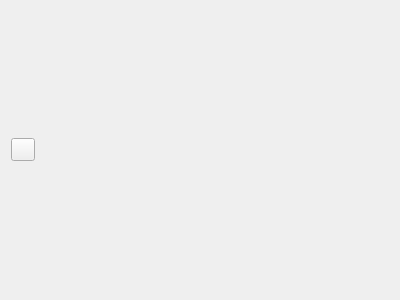
<?xml version="1.0" encoding="UTF-8"?>
<ui version="4.0">
 <class>DictCard</class>
 <widget class="QWidget" name="DictCard">
  <property name="geometry">
   <rect>
    <x>0</x>
    <y>0</y>
    <width>400</width>
    <height>300</height>
   </rect>
  </property>
  <property name="windowTitle">
   <string>DictCard</string>
  </property>
  <layout class="QGridLayout" name="gridLayout">
   <item row="1" column="0">
    <widget class="TransparentToolButton" name="add_button">
     <property name="toolTip">
      <string>添加</string>
     </property>
     <property name="text">
      <string/>
     </property>
    </widget>
   </item>
   <item row="1" column="1">
    <spacer name="horizontalSpacer">
     <property name="orientation">
      <enum>Qt::Orientation::Horizontal</enum>
     </property>
     <property name="sizeHint" stdset="0">
      <size>
       <width>40</width>
       <height>20</height>
      </size>
     </property>
    </spacer>
   </item>
   <item row="0" column="0" colspan="2">
    <layout class="QFormLayout" name="pair_layout"/>
   </item>
  </layout>
 </widget>
 <customwidgets>
  <customwidget>
   <class>TransparentToolButton</class>
   <extends>QToolButton</extends>
   <header>qfluentwidgets</header>
  </customwidget>
 </customwidgets>
 <resources/>
 <connections/>
</ui>
